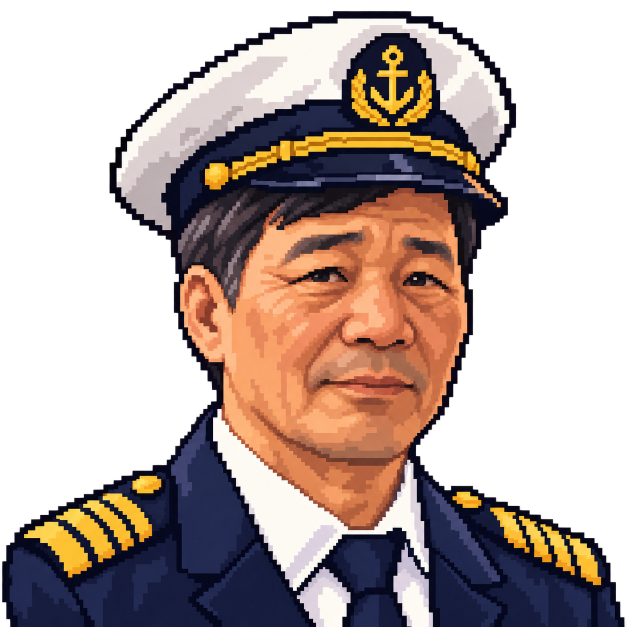
#> input picture tools/source_art/captain_face.png, 1254 x 1254 px (shown at 1/2 size)
$ python import_gpt_art.py
#> lines starting #> are read from the running program, lines starting #| are printed output that depends on the picture
#> pass 2 of the loop in main, `for look in ('lac', 'tim'):`:
"""Turns the large drawings in tools/source_art/ into game-size sprites.

    python3 tools/import_gpt_art.py

Sources (big, transparent PNGs; see docs/THAY_HINH_NHAN_VAT.md):
- <look>_walk_{down,right,up}.png   4 walk frames side by side. Left is
                                    the right row mirrored.
- <name>_face.png                   square dialogue portraits.
- the objects in OBJECTS            1 or 2 states side by side, or 4
                                    animation frames for the storm.

Every drawing is shrunk with the same steps as Lắc/Tím's original art
(box downscale, small palette, 1px dark outline) so it matches the
Ninja Adventure pixel size.
"""
import json
import os

import numpy as np
from PIL import Image, ImageOps

from import_characters import FRAME_H, FRAME_W, HEIGHT, OUT as CHAR_OUT, add_outline, shrink

ROOT = os.path.dirname(os.path.dirname(os.path.abspath(__file__)))
SRC = os.path.join(ROOT, 'tools', 'source_art')
ASSETS = os.path.join(ROOT, 'client', 'public', 'assets')

# file -> (output paths per state, box w, box h, colours)
OBJECTS = {
    'lighthouse': (['props/lighthouse.png', 'props/lighthouse_on.png'], 64, 144, 32),
    'watchtower': (['props/tower.png'], 40, 72, 24),
    'log': (['props/log.png'], 48, 24, 20),
    'wreck': (['props/wreck.png'], 56, 40, 24),
    'radio_station': (['props/station.png', 'props/station_on.png'], 32, 28, 24),
    'lens': (['props/lens.png'], 16, 16, 12),
    'lamp': (['boss/lamp0.png', 'boss/lamp1.png'], 64, 64, 32),
    'rescue_boat': (['boss/boat.png'], 24, 40, 20),
    'sea_rock': (['boss/searock.png'], 24, 20, 16),
    'mast': (['boss/mast.png'], 48, 15, 16),
}
STORM_FRAMES = 4
STORM_BOX = (128, 96)
FACES = ['captain', 'keeper', 'pip', 'storm']
PORTRAIT = 190


def load(name):
#> called with name = 'captain_face.png'
    return Image.open(os.path.join(SRC, name)).convert('RGBA')
#> returned value is the input picture: PIL image 1254x1254 RGBA; mean R, G, B, A 72.8, 57.2, 51.9, 142


# [55 lines left out: functions hard_alpha, segments, _gaps, quantize, legs_from, not called in this run]


def shrink_by(img, scale):
    return shrink(img, max(1, round(img.size[1] * scale)))


# [41 lines left out: functions finish, fit_states, objects, not called in this run]


def faces():
    for name in FACES:
        im = load(f'{name}_face.png')
        x0, y0, x1, y1 = im.getbbox()
#> x0 = 0; y0 = 19; x1 = 1254; y1 = 1254
        side = max(x1 - x0, y1 - y0)
#> side = 1254
        sq = Image.new('RGBA', (side, side))
#> sq: PIL image 1254x1254 RGBA; every value is 0
        sq.alpha_composite(im.crop((x0, y0, x1, y1)), ((side - (x1 - x0)) // 2, side - (y1 - y0)))
        sq.resize((PORTRAIT, PORTRAIT), Image.LANCZOS).save(os.path.join(ASSETS, 'portraits', f'{name}.png'))
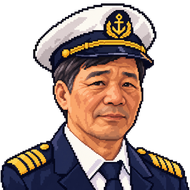
#> saved as captain.png: PIL image 190x190 RGBA; mean R, G, B, A 72.6, 57, 51.7, 142; transparent parts drawn white
        print('portrait', name)
#> pass 2 of the loop in faces, `for name in FACES:`:
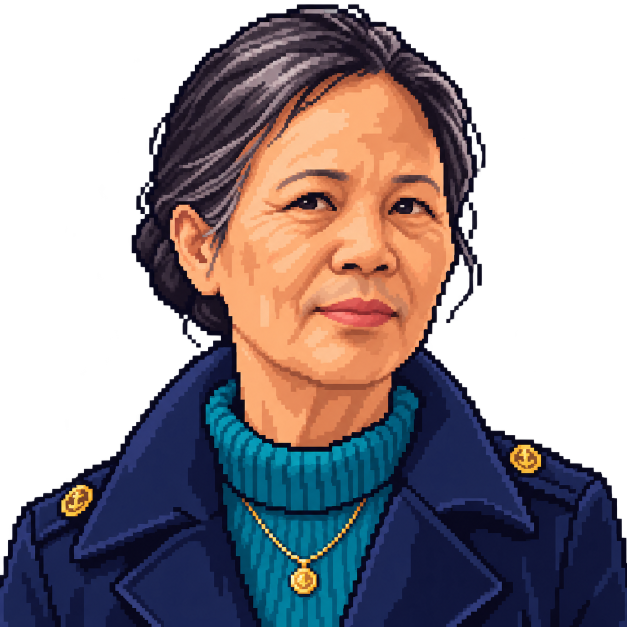
#> input picture tools/source_art/keeper_face.png, 1254 x 1254 px (shown at 1/2 size)
#> in load, returned value is the input picture: PIL image 1254x1254 RGBA; mean R, G, B, A 51.7, 43.9, 48.5, 148.8
#> y0 = 0
#> in faces, `sq.resize((PORTRAIT, PORTRAIT), Image.LANCZOS).save(os.path.join(ASSET..`:
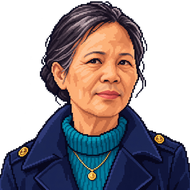
#> saved as keeper.png: PIL image 190x190 RGBA; mean R, G, B, A 51.6, 43.9, 48.4, 148.8; transparent parts drawn white


# [35 lines left out: functions anchor_x, walk, not called in this run]


def main():
    for look in ('lac', 'tim'):
        if os.path.exists(os.path.join(SRC, f'{look}_walk_down.png')):
            walk(look)
    faces()
    objects()
    cfg_path = os.path.join(CHAR_OUT, 'config.json')
    cfg = json.load(open(cfg_path, encoding='utf-8'))
    cfg['_help'] = ('Nhân vật: mỗi thư mục (lac, tim) có walk.png = lưới 4 hàng (xuống, trái, phải, lên) x 4 khung bước đi, '
                    'và portrait.png = chân dung vuông. frameWidth/frameHeight = kích thước MỘT khung. '
                    'Tạo lại: python3 tools/import_characters.py (chân dung) rồi python3 tools/import_gpt_art.py (bước đi, NPC, đồ vật)')
    json.dump(cfg, open(cfg_path, 'w', encoding='utf-8'), ensure_ascii=False, indent=2)


if __name__ == '__main__':
#> (the run stopped early here; a loop or call above may not have finished)
